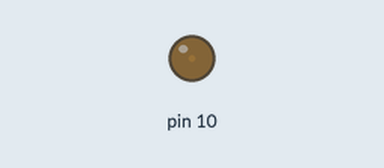
Recording of a sketch running on a simulated Arduino Uno, built with avr-gcc and run on an emulated ATmega328P. Parts: output pins drawn as LEDs (lit = HIGH).

Above: at 0.05 s.
At 2.25 s:
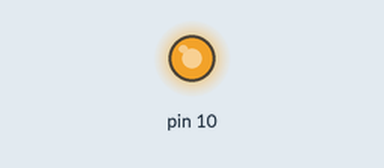
At 3.35 s:
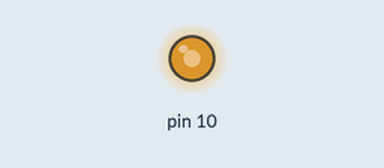
At 4.5 s:
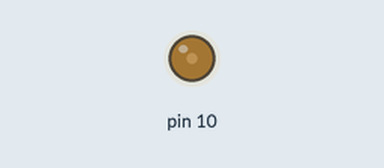
Timing chart, 0 to 6.6 s (numbered marks = the images above):
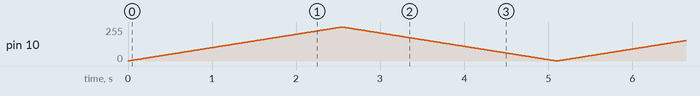

The sketch:

predavanje5-04b.ino
```cpp
void setup() {

}

void loop() {
  static int x, smer=1;
  if (x==0) smer = 1;
  if (x==255) smer = -1;
  x += smer;
  analogWrite(10,x);
  delay(10);
}
```
